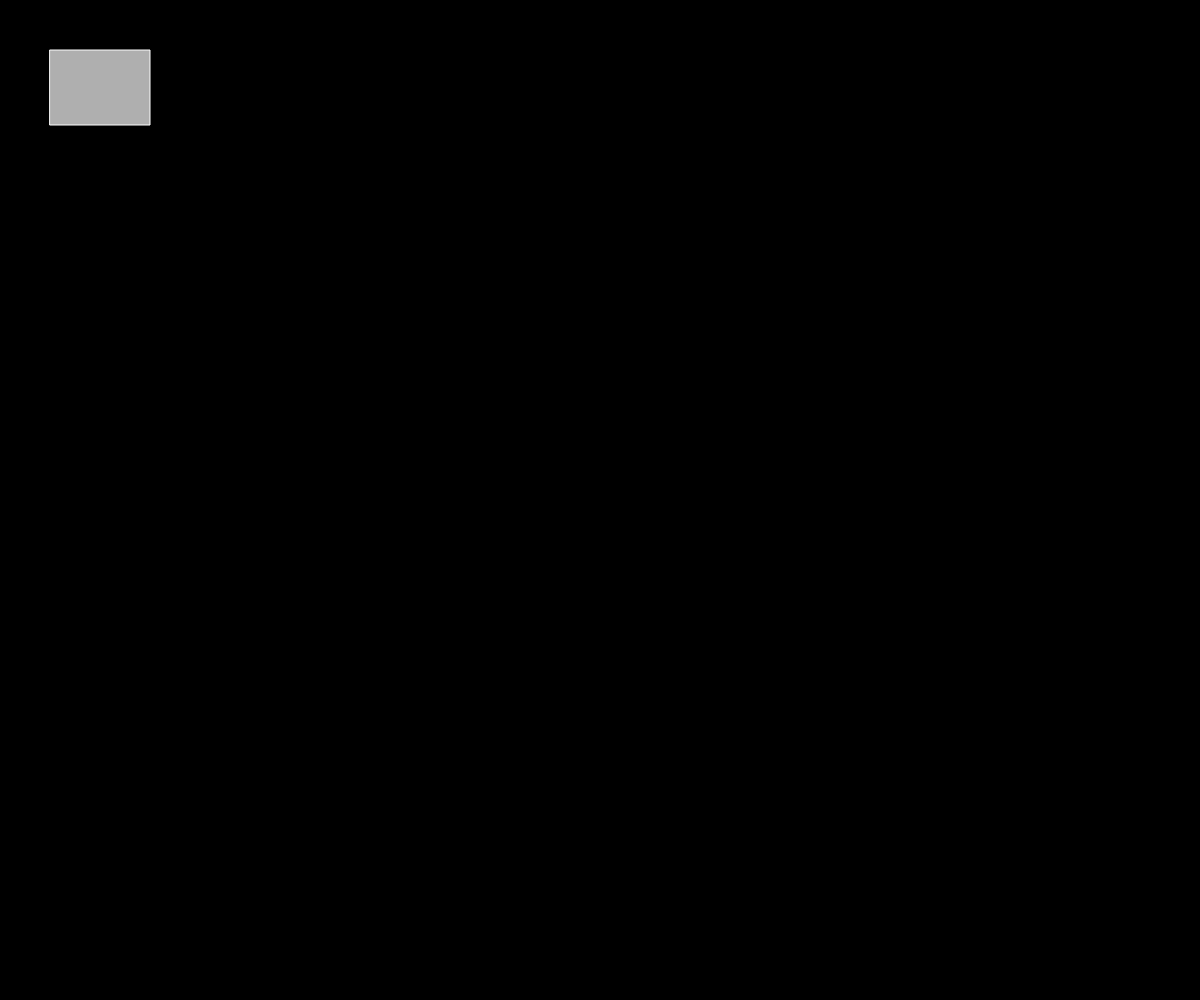
Frame 1 (no input)
Frame 60 (no input): identical to frame 1, image omitted
Frame 120 (the mouse pressed at the canvas centre since frame 60): identical to frame 1, image omitted

The p5.js sketch that drew this single still picture (run headless with seeded random() and noise() and a simulated clock; from frame 60 on, the mouse is pressed at the canvas centre):

// p5.js sketch
// ── sketch.js
let button = false;
let x = 50;
let y = 50;
let w = 100;
let h = 75;

function setup() {
  createCanvas(windowWidth, windowHeight);
}

function draw() {
  if (button) {
    background(255);
    stroke(0);
  }
  else {
    background(0);
    stroke(255);
  }

  fill(175);
  rect(x, y, w, h);
}

function mousePressed() {
  if (mouseX > x && mouseX < x + w && mouseY > y && mouseY < y + h) {
    button = !button;
  }
}
